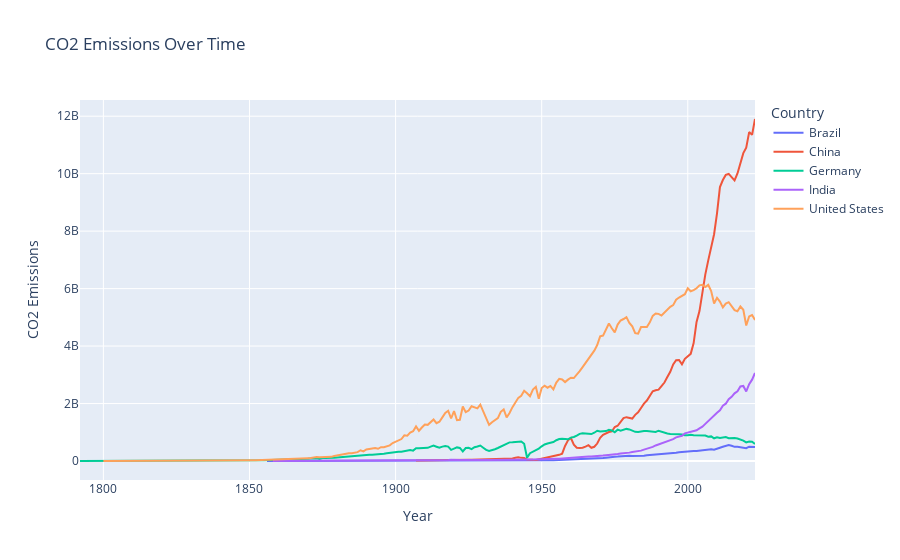

Source (notebook cell):
### Markdown cell above
#### 3. Time Series Line Chart
The time series chart tracks how metrics change over time for selected countries, which is crucial for understanding trends and making comparisons of historical patterns.

**Best Use Cases:**
- Tracking changes over time
- Comparing rates of change across countries
- Identifying key turning points or policy impacts

### Code cell
# Cell 4: Time Series Function
def create_time_series(df, selected_countries, selected_metric, metrics):
    """Create a time series plot for selected countries and metric."""
    # Filter data for selected countries
    filtered_df = df[df['Country Name'].isin(selected_countries)].dropna(subset=[selected_metric])

    # Create time series plot
    fig = px.line(
        filtered_df,
        x='Year',
        y=selected_metric,
        color='Country Name',
        title=f'{metrics[selected_metric]} Over Time'
    )

    fig.update_layout(
        xaxis_title='Year',
        yaxis_title=metrics[selected_metric],
        legend_title='Country'
    )

    return fig

# Test the function with sample data - using yearly totals
time_series_fig = create_time_series(df, sample_countries, 'CO2 Emissions (kt)', metrics)
time_series_fig.show()  # Display the figure in Jupyter

### Figure 1 — Plotly figure (JSON) as saved in the notebook; plotly's stock layout.template omitted (floating-point values rounded to 4 significant figures; data arrays with more than 128 entries replaced by an {"elided": "..."} marker saying what was removed)
{"data": [{"hovertemplate": "Country Name=Brazil<br>Year=%{x}<br>CO2 Emissions (kt)=%{y}<extra></extra>", "legendgroup": "Brazil", "line": {"color": "#636efa", "dash": "solid"}, "marker": {"symbol": "circle"}, "mode": "lines", "name": "Brazil", "orientation": "v", "showlegend": true, "type": "scatter", "x": {"elided": "168 int values"}, "xaxis": "x", "y": {"elided": "168 float values"}, "yaxis": "y"}, {"hovertemplate": "Country Name=China<br>Year=%{x}<br>CO2 Emissions (kt)=%{y}<extra></extra>", "legendgroup": "China", "line": {"color": "#EF553B", "dash": "solid"}, "marker": {"symbol": "circle"}, "mode": "lines", "name": "China", "orientation": "v", "showlegend": true, "type": "scatter", "x": [1907, 1908, 1909, 1910, 1911, 1912, 1913, 1914, 1915, 1916, 1917, 1918, 1919, 1920, 1921, 1922, 1923, 1924, 1925, 1926, 1927, 1928, 1929, 1930, 1931, 1932, 1933, 1934, 1935, 1936, 1937, 1938, 1939, 1940, 1941, 1942, 1943, 1944, 1945, 1946, 1947, 1948, 1949, 1950, 1951, 1952, 1953, 1954, 1955, 1956, 1957, 1958, 1959, 1960, 1961, 1962, 1963, 1964, 1965, 1966, 1967, 1968, 1969, 1970, 1971, 1972, 1973, 1974, 1975, 1976, 1977, 1978, 1979, 1980, 1981, 1982, 1983, 1984, 1985, 1986, 1987, 1988, 1989, 1990, 1991, 1992, 1993, 1994, 1995, 1996, 1997, 1998, 1999, 2000, 2001, 2002, 2003, 2004, 2005, 2006, 2007, 2008, 2009, 2010, 2011, 2012, 2013, 2014, 2015, 2016, 2017, 2018, 2019, 2020, 2021, 2022, 2023], "xaxis": "x", "y": [19890000.0, 22740000.0, 24250000.0, 25010000.0, 24630000.0, 17030000.0, 24250000.0, 26720000.0, 25420000.0, 30130000.0, 32020000.0, 34750000.0, 38000000.0, 40280000.0, 38760000.0, 39970000.0, 46520000.0, 48850000.0, 45950000.0, 43660000.0, 45810000.0, 47590000.0, 48280000.0, 49560000.0, 51900000.0, 50270000.0, 54110000.0, 62380000.0, 72650000.0, 75480000.0, 70970000.0, 61370000.0, 74430000.0, 90790000.0, 114000000.0, 127600000.0, 109000000.0, 103000000.0, 55890000.0, 36110000.0, 41840000.0, 38400000.0, 62080000.0, 78840000.0, 102100000.0, 128000000.0, 133800000.0, 160900000.0, 190500000.0, 215800000.0, 255800000.0, 524600000.0, 720200000.0, 798800000.0, 570600000.0, 459600000.0, 456800000.0, 460600000.0, 500300000.0, 549500000.0, 460200000.0, 495500000.0, 607700000.0, 808000000.0, 909200000.0, 968600000.0, 1008000000.0, 1028000000.0, 1183000000.0, 1226000000.0, 1341000000.0, 1493000000.0, 1526000000.0, 1494000000.0, 1476000000.0, 1607000000.0, 1694000000.0, 1845000000.0, 1998000000.0, 2104000000.0, 2258000000.0, 2426000000.0, 2464000000.0, 2485000000.0, 2606000000.0, 2731000000.0, 2922000000.0, 3104000000.0, 3362000000.0, 3509000000.0, 3516000000.0, 3365000000.0, 3557000000.0, 3649000000.0, 3729000000.0, 4103000000.0, 4841000000.0, 5217000000.0, 5882000000.0, 6494000000.0, 6984000000.0, 7501000000.0, 7891000000.0, 8621000000.0, 9532000000.0, 9779000000.0, 9956000000.0, 9990000000.0, 9863000000.0, 9763000000.0, 10010000000.0, 10330000000.0, 10710000000.0, 10910000000.0, 11450000000.0, 11350000000.0, 11900000000.0], "yaxis": "y"}, {"hovertemplate": "Country Name=Germany<br>Year=%{x}<br>CO2 Emissions (kt)=%{y}<extra></extra>", "legendgroup": "Germany", "line": {"color": "#00cc96", "dash": "solid"}, "marker": {"symbol": "circle"}, "mode": "lines", "name": "Germany", "orientation": "v", "showlegend": true, "type": "scatter", "x": {"elided": "232 int values"}, "xaxis": "x", "y": {"elided": "232 float values"}, "yaxis": "y"}, {"hovertemplate": "Country Name=India<br>Year=%{x}<br>CO2 Emissions (kt)=%{y}<extra></extra>", "legendgroup": "India", "line": {"color": "#ab63fa", "dash": "solid"}, "marker": {"symbol": "circle"}, "mode": "lines", "name": "India", "orientation": "v", "showlegend": true, "type": "scatter", "x": {"elided": "155 int values"}, "xaxis": "x", "y": {"elided": "155 float values"}, "yaxis": "y"}, {"hovertemplate": "Country Name=United States<br>Year=%{x}<br>CO2 Emissions (kt)=%{y}<extra></extra>", "legendgroup": "United States", "line": {"color": "#FFA15A", "dash": "solid"}, "marker": {"symbol": "circle"}, "mode": "lines", "name": "United States", "orientation": "v", "showlegend": true, "type": "scatter", "x": {"elided": "224 int values"}, "xaxis": "x", "y": {"elided": "224 float values"}, "yaxis": "y"}], "layout": {"legend": {"title": {"text": "Country"}, "tracegroupgap": 0}, "title": {"text": "CO2 Emissions Over Time"}, "xaxis": {"anchor": "y", "domain": [0, 1], "title": {"text": "Year"}}, "yaxis": {"anchor": "x", "domain": [0, 1], "title": {"text": "CO2 Emissions"}}}}
